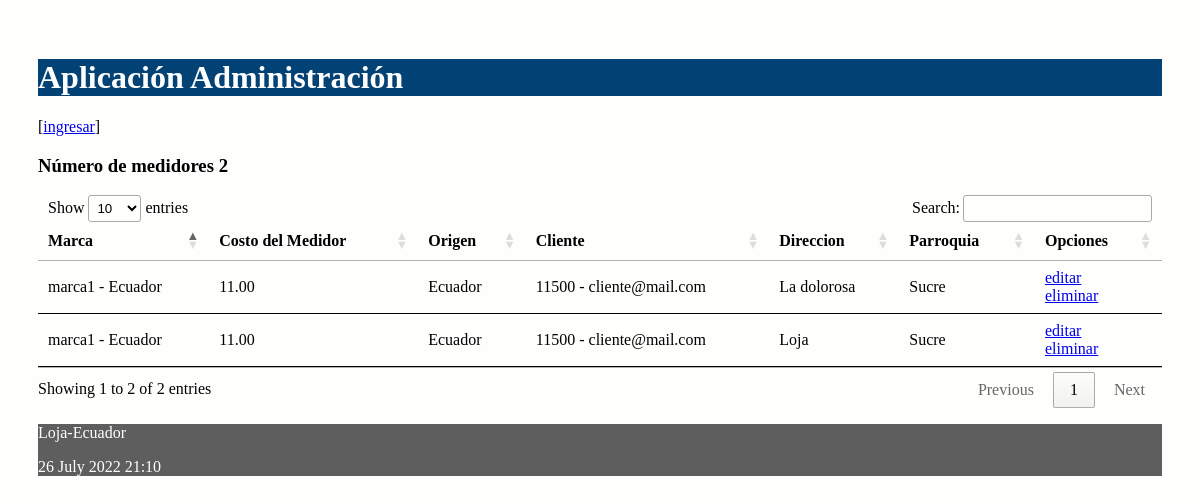
The page / on the database its author committed.
### administrativo/models.py (models this page shows, shortened)
class Medidor(models.Model):
    marca = models.ForeignKey(MarcaMedidor, on_delete=models.CASCADE,
            related_name="marcas")
    costoMedidor = models.DecimalField(max_digits=10, decimal_places=2)
    origen = models.CharField(max_length=10)
    cliente = models.ForeignKey(Cliente, on_delete=models.CASCADE,
            related_name="clientes")
    direccion = models.CharField(max_length=40)
    parroquia = models.CharField(max_length=30)

class MarcaMedidor(models.Model):
    nombre = models.CharField(max_length=30)
    origen = models.CharField(max_length=10)
    def __str__(self):
        return "%s - %s" % (
            self.nombre,
            self.origen)

class Cliente(models.Model):
    identificacion = models.CharField(max_length=10)
    correo = models.EmailField()
    def __str__(self):
        return "%s - %s" % (
            self.identificacion,
            self.correo)

### administrativo/views.py (the view)
# urls.py: path('', views.index, name='index'),
def index(request):
    medidores = Medidor.objects.all()
    informacion_template = {'medidores': medidores, 'nroMedidores': len(medidores)}
    return render(request, 'index.html', informacion_template)

### administrativo/templates/index.html (shortened to what this page needs)
{% extends "master.html" %}
{% block content %}
<h3>Número de medidores {{ nroMedidores }}</h3>
<table id="tabla_datos">
  <thead>
    <tr>
      <th>Marca</th>
      <th>Costo del Medidor</th>
      <th>Origen</th>
      <th>Cliente</th>
      <th>Direccion </th>
      <th>Parroquia </th>
      <th>Opciones</th>
    </tr>
  </thead>
  {% for e in medidores %}
  <tr>
    <td> {{e.marca}}</td>
    <td> {{e.costoMedidor}}</td>
    <td> {{e.origen}}</td>
    <td> {{e.cliente}}</td>
    <td> {{e.direccion}}</td>
    <td> {{e.parroquia}}</td>
    <td>
      <a href="{% url 'editarMedidor' e.id %}">editar</a> <br>
      <a href="{% url 'eliminarMedidor' e.id %}"
      onclick="return confirm('¿Está seguro de la eliminación?')" >
      eliminar</a>
    </td>
  </tr>
  {% endfor %}
</table>
{% endblock %}

### administrativo/templates/master.html (shortened to what this page needs)
<!DOCTYPE html>
<html>
<head>
    {% load static %}
    <link rel="stylesheet" type="text/css" href="{% static 'css/estilos.css' %}">
    <link rel="stylesheet" type="text/css" href="https://cdn.datatables.net/1.10.25/css/jquery.dataTables.min.css">
</head>
<body>
    {% load account %}
    <header>
        <h1>Aplicación Administración </h1>
    </header>
    <section>
        {% if user.is_authenticated %}
        <a href="{% url 'logout_view' %}">salir</a>
        {% else %}
        [<a href="{% url 'login' %}">ingresar</a>]
        {% endif %}
        {% block content %}
        {% endblock %}
    </section>
    <footer>
        <p>Loja-Ecuador</p>
        <p>{% now "j F Y H:i" %}</p>
    </footer>
</body>
</html>

### administrativo/static/css/estilos.css (style rules this page uses)
body { background: #FEFEFD; padding: 30px; }
header { background: #034275; color: #FFF; }
section { width: 100%; }
th, td { padding: 15px; border-bottom: 1px solid black; }
footer { background: #5E5E5E; color: #FFF; }

### rows shown on the page
Medidor: marca "marca1 - Ecuador", costoMedidor "11.00", origen "Ecuador", cliente "11500 - cliente@mail.com", direccion "La dolorosa", parroquia "Sucre"
Medidor: marca "marca1 - Ecuador", costoMedidor "11.00", origen "Ecuador", cliente "11500 - cliente@mail.com", direccion "Loja", parroquia "Sucre"

### other values the page prints
{{ nroMedidores }} "2"
